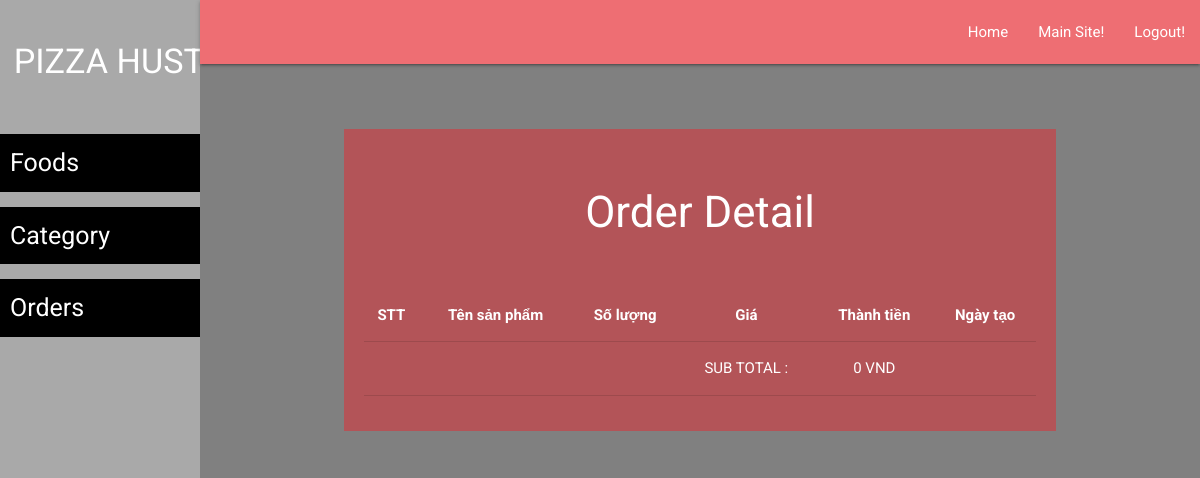
/admin/order-detail.php?id=3 (signed in), run on an earlier commit of the app's database.
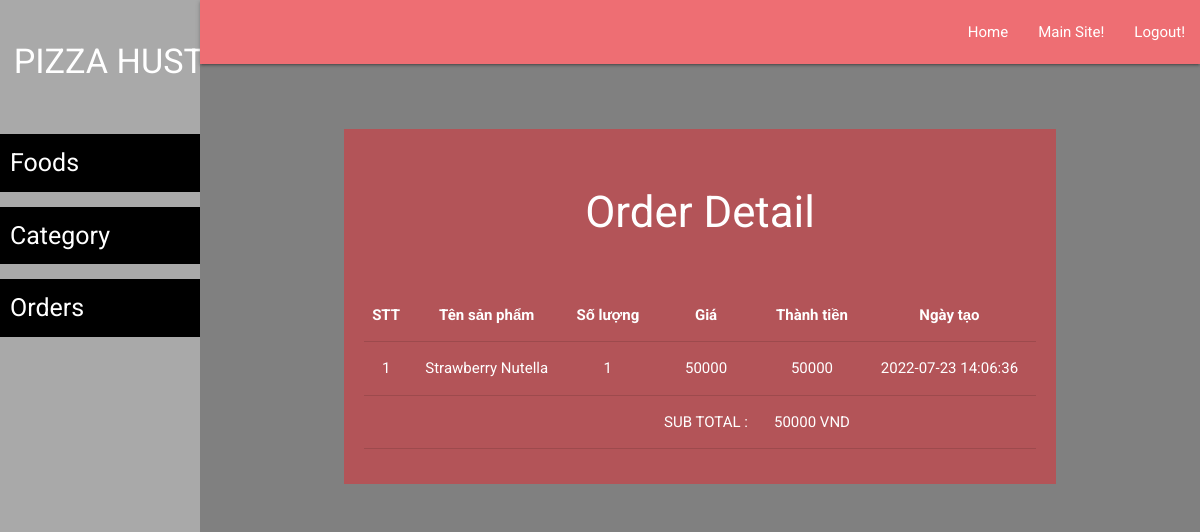
And on a later commit of the database.
### tables this page shows
CREATE TABLE `order_detail` (
  `id` int(11) NOT NULL,
  `order_id` varchar(20) NOT NULL,
  `food_id` varchar(10) NOT NULL,
  `quantity` int(50) NOT NULL,
  `price` int(20) NOT NULL,
  `createAt` timestamp NOT NULL DEFAULT current_timestamp()
);

CREATE TABLE `food` (
  `id` int(20) NOT NULL,
  `cat_id` int(20) NOT NULL,
  `fname` varchar(50) NOT NULL,
  `price` int(20) NOT NULL,
  `description` varchar(500) NOT NULL,
  `imageUrl` varchar(100) NOT NULL
);

### cart-function.php (called while the page is built)
<?php
function subtotal($cart){
$subtotal=0;
foreach($cart as $key=>$value){
    $subtotal+=$value['quantity']*$value['price'];
}
return $subtotal;
}

### admin/order-detail.php (the view)
<?php require('layout/header.php'); ?>
<?php require('layout/left-sidebar-long.php'); ?>
<?php require('layout/topnav.php'); ?>
<?php require('layout/left-sidebar-short.php'); ?>
<?php include('../cart-function.php')?>
<?php
require('../backends/connection-pdo.php');
if(isset($_GET['id'])){
    $id_order=$_GET['id'];
    $sqlDetail="SELECT order_detail.order_id, order_detail.food_id,order_detail.quantity,order_detail.price,order_detail.createAt ,food.fname FROM order_detail
                INNER JOIN orders ON order_detail.order_id=orders.id
                INNER JOIN food ON order_detail.food_id=food.id
                WHERE order_detail.order_id= $id_order";
    $query = $pdoconn->prepare($sqlDetail);
$query->execute();
$arr_all = $query->fetchAll(PDO::FETCH_ASSOC);
}
?>
<div class="section white-text" style="background: #B35458;">
<div class="section">
    <h3>Order Detail</h3>
</div>
<div class="section center" style="padding: 20px;">
		<table class="centered responsive-table">
        <thead>
          <tr>
              <th>STT</th>
              <th>Tên sản phẩm</th>
              <th>Số lượng</th>
              <th>Giá</th>
              <th>Thành tiền</th>
              <th>Ngày tạo</th>
          </tr>
        </thead>
        <tbody>
          <?php
            foreach ($arr_all as $key=>$value) {
              $total=(int)$value["quantity"]*(int)$value["price"];
          ?>
          <tr>
            <td><?php echo $key=1 ?></td>
            <td><?php echo $value['fname']; ?></td>
            <td><?php echo $value['quantity']; ?></td>
            <td><?php echo $value['price']; ?></td>
            <td><?php echo $total ;?></td>
            <td><?php echo $value['createAt'];?></td>
          </tr>
          <?php ; } ?>
          <tr>
            <td></td>
            <td></td>
            <td></td>
            <td >SUB TOTAL :</td>
            <td class="sub-total" colspan="1"><?php echo subtotal($arr_all) ?>  VND</td>
          </tr>
        </tbody>
      </table>
	</div>
</div>

### admin/layout/header.php (shortened to what this page needs)
<!DOCTYPE html>
<html lang="en">
<head>
    <link rel="stylesheet" href="../css/form-style.css">
    <link rel="stylesheet" href="https://cdnjs.cloudflare.com/ajax/libs/materialize/1.0.0/css/materialize.css">
</head>
<body>

### admin/layout/left-sidebar-long.php
<div class="row">
			<div class="col s2 left-sidebar" id="left-sidebar">
				<div class="row">
					<div class="col">
						<h4 class="heading-name">PIZZA HUST</h4>
					</div>
				</div>
				<ul class="nav nav-sidebar list-group">
				    <li class="list-group-item active"><a href="food-list.php">Foods </a></li>
				    <li class="list-group-item"><a href="category-list.php">Category</a></li>
				    <li class="list-group-item"><a href="order-list.php">Orders</a></li>
				  </ul>
			</div>

### admin/layout/topnav.php (shortened to what this page needs)
<div class="col s10" id="topnav">
				<nav>
				    <div class="nav-wrapper">
				      <ul class="right hide-on-med-and-down">
				        <li><a href="dashboard.php">Home</a></li>
				        <li><a href="../">Main Site!</a></li>
				        <li><a href="logout.php">Logout!</a></li>
				      </ul>
				    </div>
				  </nav>

### admin/layout/left-sidebar-short.php (shortened to what this page needs)
<div class="container">
		<div class="row maincontent">
			<div class="col s12 center">

### css/form-style.css (style rules this page uses)
body { background: gray; font-family: "Roboto", sans-serif; -webkit-font-smoothing: antialiased; -moz-osx-font-smoothing: grayscale; }
.left-sidebar { height: 100vh; background-color: darkgray; }
.row { margin-bottom: 0 !important; }
.col { padding: 0 !important; }
.heading-name { padding-left: 25px; font-style: bold; color: white; padding-top: 20px; }
li.list-group-item a { color: white; }
li.list-group-item { margin-bottom: 15px; cursor: pointer; }
.list-group-item { background-color: black; font-style: bold; font-size: 25px; padding: 10px; color: #fff; }
.nav.nav-sidebar.list-group { margin-top: 40px; }
.maincontent { margin-top: 45px; padding: 20px 5px; }

What changed in the data, as far as the page shows it:
added order_detail: key "1", food.fname "Strawberry Nutella", quantity "1", price "50000", createAt "2022-07-23 14:06:36"
Also different on the page:
subtotal($arr_all): "0" → "50000"
